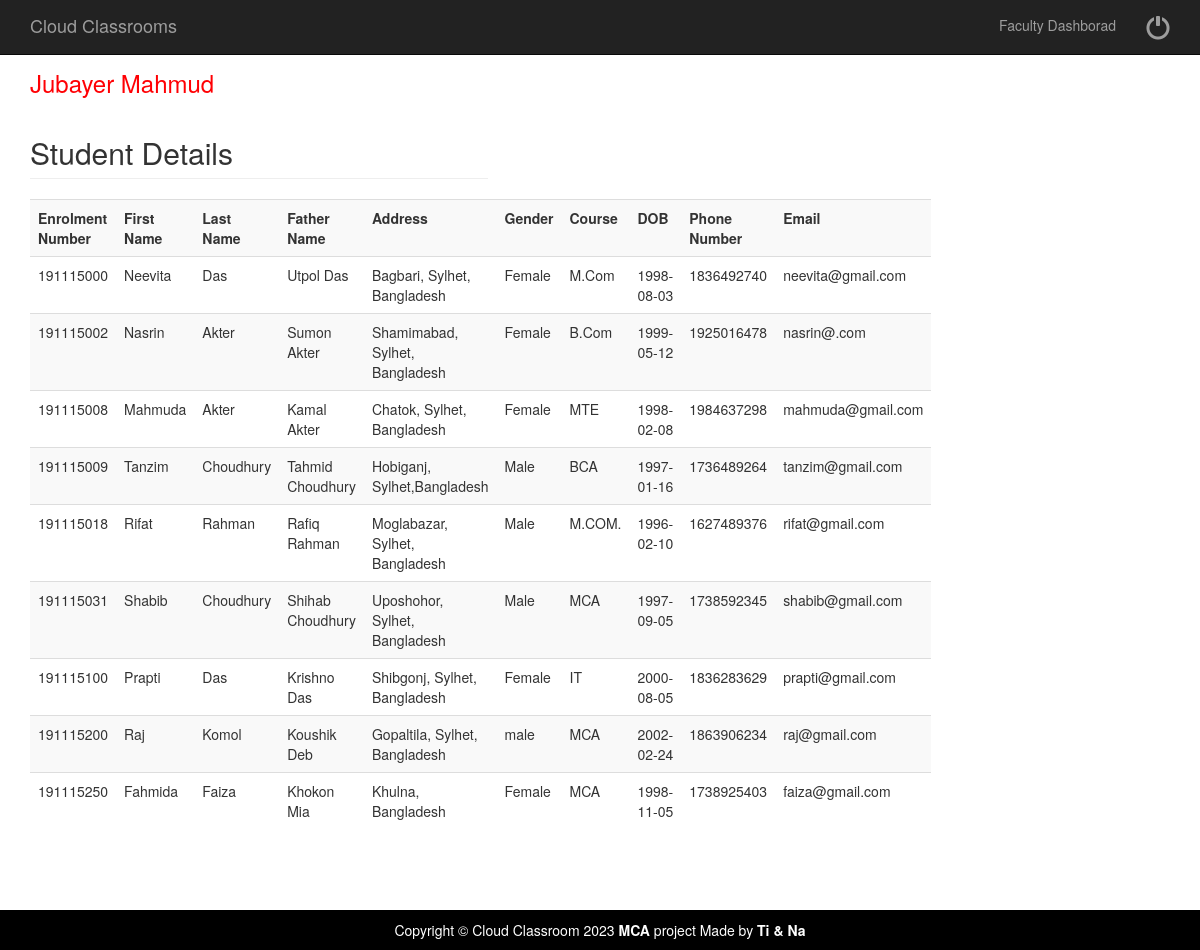
Screenshot of /viewstudentdetails.php (signed in) with the database file from the repository.
### tables this page shows
CREATE TABLE `studenttable` (
  `Eno` bigint(20) NOT NULL,
  `FName` varchar(30) NOT NULL,
  `LName` varchar(30) NOT NULL,
  `FaName` varchar(30) NOT NULL,
  `Addrs` text NOT NULL,
  `Gender` varchar(6) NOT NULL,
  `Course` varchar(20) NOT NULL,
  `DOB` date NOT NULL,
  `PhNo` bigint(10) NOT NULL,
  `Pass` varchar(20) NOT NULL,
  `Eid` varchar(50) NOT NULL
);

### viewstudentdetails.php (the view, shortened to what this page needs)
<?php
$fname = $_SESSION[ "fname" ];
?>
<?php include('fhead.php');  ?>
<div class="container">
	<div class="row">
		<div class="col-md-5">
			<h3>  <a href="welcomefaculty.php"><span style="color:#FF0004"> <?php echo $fname; ?></span></a></h3>
			<?php
			include( "database.php" );
			$sql = "select * from  studenttable";
			$result = mysqli_query( $connect, $sql );
			echo "<h2 class='page-header'>Student Details</h2>";
			echo "<table class='table table-striped' style='width:100%'>
<tr>
<th>Enrolment Number</th>
<th>First Name</th>
<th>Last Name</th>
<th>Father Name</th>
<th>Address</th>
<th>Gender</th>
<th>Course</th>
<th>DOB</th>
<th>Phone Number</th>
<th>Email</th>
</tr>";
			while ( $row = mysqli_fetch_array( $result ) ) {
				?>
			<tr>
				<td>
					<?PHP echo $row['Eno'];?>
				</td>
				<td>
					<?PHP echo $row['FName'];?>
				</td>
				<td>
					<?PHP echo $row['LName'];?>
				</td>
				<td>
					<?PHP echo $row['FaName'];?>
				</td>
				<td>
					<?PHP echo $row['Addrs'];?>
				</td>
				<td>
					<?PHP echo $row['Gender'];?>
				</td>
				<td>
					<?PHP echo $row['Course'];?>
				</td>
				<td>
					<?PHP echo $row['DOB'];?>
				</td>
				<td>
					<?PHP echo $row['PhNo'];?>
				</td>
				<td>
					<?PHP echo $row['Eid'];?>
				</td>
			</tr>
			<?php } ?>
			</table>
		</div>
	</div>
	<?php include('allfoot.php'); ?>

### css/modern-business.css (style rules this page uses)
html, body { height: 100%; }
body { padding-top: 50px; }

### rows the page displays
studenttable: Eno "191115000", FName "Neevita", LName "Das", FaName "Utpol Das", Addrs "Bagbari, Sylhet, Bangladesh", Gender "Female", Course "M.Com", DOB "1998-08-03", PhNo "1836492740", Eid "neevita@gmail.com"
studenttable: Eno "191115002", FName "Nasrin", LName "Akter", FaName "Sumon Akter", Addrs "Shamimabad, Sylhet, Bangladesh", Gender "Female", Course "B.Com", DOB "1999-05-12", PhNo "1925016478", Eid "nasrin@.com"
studenttable: Eno "191115008", FName "Mahmuda", LName "Akter", FaName "Kamal Akter", Addrs "Chatok, Sylhet, Bangladesh", Gender "Female", Course "MTE", DOB "1998-02-08", PhNo "1984637298", Eid "mahmuda@gmail.com"
studenttable: Eno "191115009", FName "Tanzim", LName "Choudhury", FaName "Tahmid Choudhury", Addrs "Hobiganj, Sylhet,Bangladesh", Gender "Male", Course "BCA", DOB "1997-01-16", PhNo "1736489264", Eid "tanzim@gmail.com"
studenttable: Eno "191115018", FName "Rifat", LName "Rahman", FaName "Rafiq Rahman", Addrs "Moglabazar, Sylhet, Bangladesh", Gender "Male", Course "M.COM.", DOB "1996-02-10", PhNo "1627489376", Eid "rifat@gmail.com"
studenttable: Eno "191115031", FName "Shabib", LName "Choudhury", FaName "Shihab Choudhury", Addrs "Uposhohor, Sylhet, Bangladesh", Gender "Male", Course "MCA", DOB "1997-09-05", PhNo "1738592345", Eid "shabib@gmail.com"
studenttable: Eno "191115100", FName "Prapti", LName "Das", FaName "Krishno Das", Addrs "Shibgonj, Sylhet, Bangladesh", Gender "Female", Course "IT", DOB "2000-08-05", PhNo "1836283629", Eid "prapti@gmail.com"
studenttable: Eno "191115200", FName "Raj", LName "Komol", FaName "Koushik Deb", Addrs "Gopaltila, Sylhet, Bangladesh", Gender "male", Course "MCA", DOB "2002-02-24", PhNo "1863906234", Eid "raj@gmail.com"
studenttable: Eno "191115250", FName "Fahmida", LName "Faiza", FaName "Khokon Mia", Addrs "Khulna, Bangladesh", Gender "Female", Course "MCA", DOB "1998-11-05", PhNo "1738925403", Eid "faiza@gmail.com"

### other values shown
$fname "Jubayer Mahmud"
